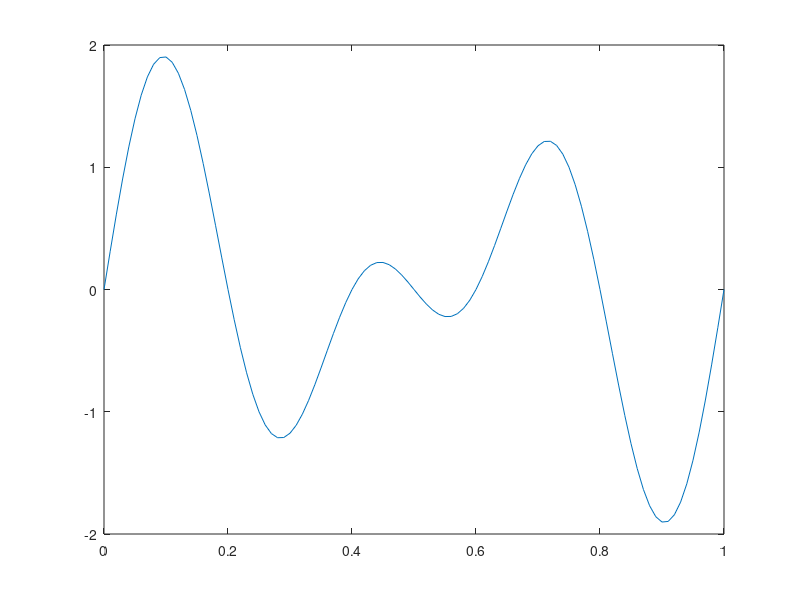

Write MATLAB code to recreate this figure.
clear all;
close all;
clc;
f1=3;
f2=2;
t=0:0.01:1;
x1=sin(2*pi*f1*t);
x2=sin(2*pi*f2*t);
y=x1+x2;
plot(t,y);







